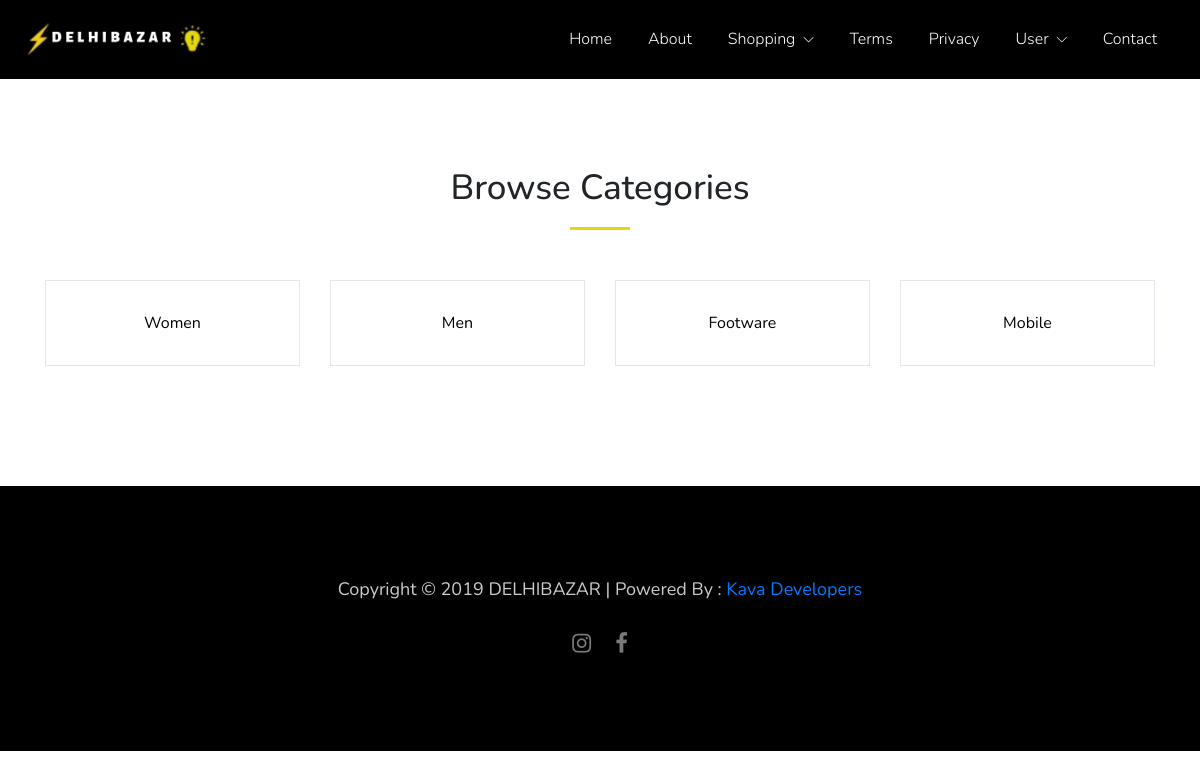
The app's page /index.php/category with its own data.
### tables this page shows
CREATE TABLE IF NOT EXISTS `category` (
  `id` int(11) NOT NULL AUTO_INCREMENT,
  `name` varchar(250) NOT NULL,
  `df` int(1) NOT NULL DEFAULT '0',
  PRIMARY KEY (`id`)
);

CREATE TABLE IF NOT EXISTS `social_icon` (
  `id` int(11) NOT NULL AUTO_INCREMENT,
  `title` text NOT NULL,
  `class` text NOT NULL,
  `link` text NOT NULL,
  `created_at` datetime NOT NULL,
  PRIMARY KEY (`id`)
);

### application/core/MY_Loader.php (called while the page is built, shortened)
<?php
class MY_Loader extends CI_Loader {
    public function template($template_name, $vars = array())
    {
        $this->view($template_name, $vars);
        $this->view('template/footer1');
    }
}
?>

### application/controllers/Category.php (called while the page is built, shortened)
<?php
class Category extends CI_Controller {
	function __construct(){
    	$this->load->model('product_model');
    }
	public function index()
	{
		$data['_title']				= "DELHIBAZAR";
		$data['category']			= $this->product_model->get_category();
		$this->load->template('category/index',$data);
	}
}

### index.php (called while the page is built, shortened)
<?php
require_once BASEPATH.'core/CodeIgniter.php';

### application/models/Product_model.php (called while the page is built, shortened)
<?php
class Product_model extends CI_Model
{
	public function get_category()
	{
		return $this->db->get_where('category',['df' => '0'])->result_array();
	}
}

### application/helpers/general_helper.php (called while the page is built, shortened)
<?php
function social_icons()
{
	$CI=&get_instance();
	return $CI->db->get('social_icon')->result_array();
}
?>

### application/views/category/index.php (the view, shortened to what this page needs)
<section class="main-block">
    <div class="container">
        <div class="row justify-content-center">
            <div class="col-md-5">
                <div class="styled-heading">
                    <h3>Browse Categories</h3>
                </div>
            </div>
        </div>
        <div class="row">
            <?php  foreach ($category as $key => $value) { ?>
                <div onclick="window.location.href='<?= base_url('products/list/').$value['id'] ?>'" class="col-md-3 category-responsive" style="cursor:pointer">
                        <div class="category-block cat_div" style="padding: 30px !important;">
                                <?= $value['name'] ?>
                        </div>
                </div>
            <?php } ?>
        </div>
    </div>
</section>

### application/views/template/footer1.php (shortened to what this page needs)
<footer class="main-block dark-bg">
    <div class="container">
        <div class="row">
            <div class="col-md-12">
                <div class="copyright">
                    <p>Copyright &copy; 2019 DELHIBAZAR | Powered By : <a href="http://kavadevelopers.com" target="_blank">Kava Developers</a></p>
                    <ul>
                        <?php foreach (social_icons() as $key => $value) { ?>
                            <li><a href="<?= $value['link'] ?>" target="_blank"><span class="fa <?= $value['class'] ?>"></span></a></li>
                        <?php } ?>
                    </ul>
                </div>
            </div>
        </div>
    </div>
</footer>
</body>
</html>

### temp_1/css/style.css (style rules this page uses)
body { font-family: 'Nunito', sans-serif !important; }
h3 { font-size: 35px; }
p { font-size: 15px; }
.main-block { padding: 90px 0; }
.dark-bg { background: #000; }
.styled-heading { text-align: center; margin: 0 0 50px; }
.styled-heading h3 { position: relative; padding: 0 0 23px; }
.styled-heading h3:after { position: absolute; content: ""; width: 60px; height: 3px; background: #e4d808; bottom: 0; left: 50%; -webkit-transform: translateX(-50%); -ms-transform: translateX(-50%); transform: translateX(-50%); }
.category-block { margin: 0 auto; text-align: center; border: 1px solid #e5e7ef; padding: 30px; margin: 0 0 30px; }
footer { position: relative; }
.copyright { text-align: center; }
.copyright p { font-size: 18px; font-weight: 400; color: #ccc; margin: 0; }
.copyright ul { margin: 25px 0 0; padding: 0; }
.copyright ul li { list-style: none; display: inline-block; }
.copyright ul li a { color: #ccc; font-size: 22px; padding: 0 10px; opacity: 0.6; -webkit-transition: 0.3s; -o-transition: 0.3s; transition: 0.3s; }

### application/views/template/header1.php (style rules this page uses)
body { font-family: 'Nunito', sans-serif !important; }

### application/views/category/index.php (style rules this page uses)
.cat_div { color: black; padding: 0px; background: #fff; }

### records on screen
category: name "Women"
category: name "Men"
category: name "Footware"
category: name "Mobile"
